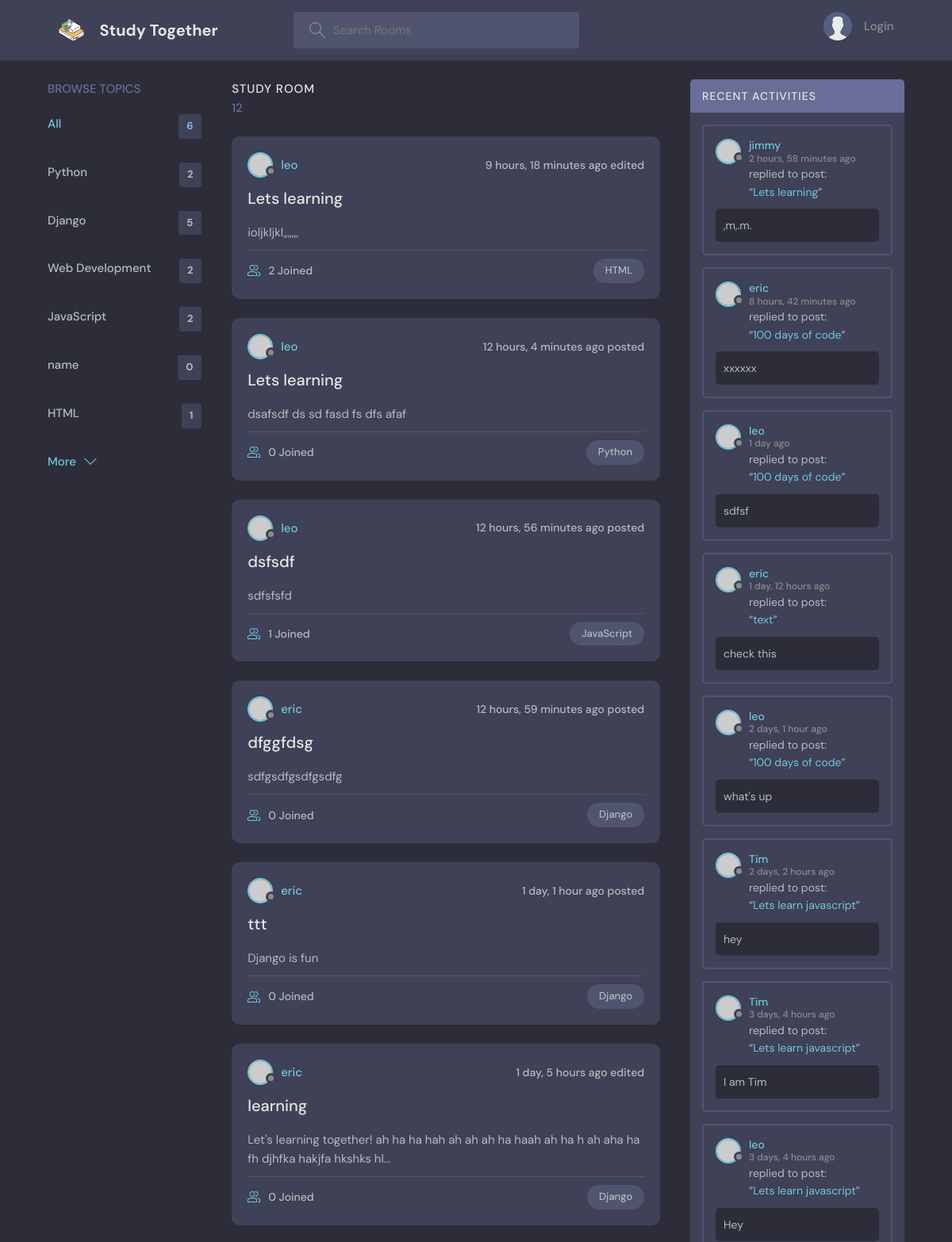
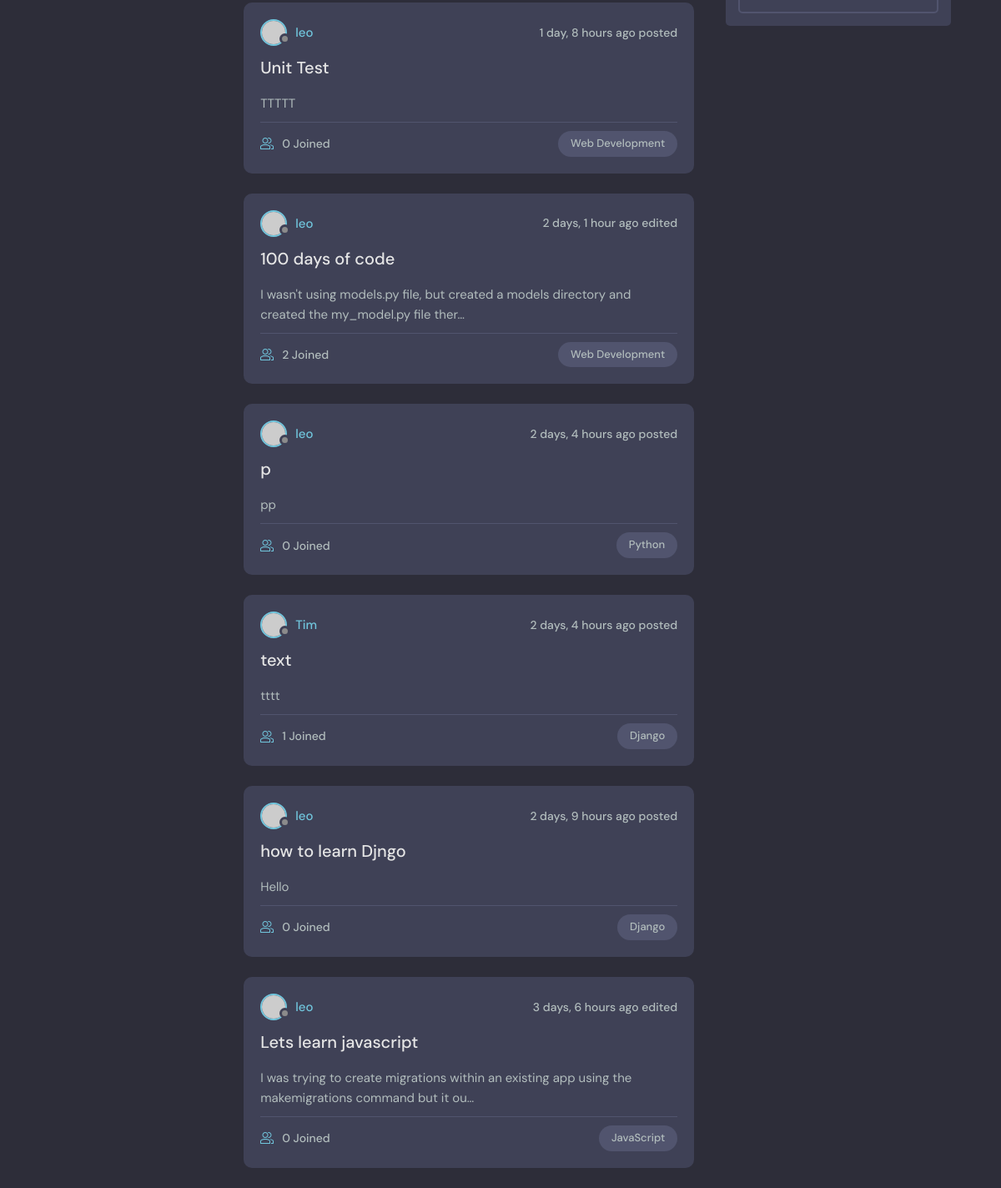
The page / on the database its author committed (2 pictures, top to bottom).
### base/models.py (models this page shows)
class Topic(models.Model):
    name = models.CharField(max_length=200)
    def __str__(self):
        return self.name

class Room(models.Model):
    host = models.ForeignKey(User, on_delete=models.SET_NULL, null=True)
    topic = models.ForeignKey(Topic, on_delete=models.SET_NULL, null=True)
    name = models.CharField(max_length = 200)
    description = models.TextField(null = True, blank = True)
    participants = models.ManyToManyField(User, related_name='participants', blank=True)
    updated = models.DateTimeField(auto_now = True)
    created = models.DateTimeField(auto_now_add = True)
    class Meta:
        ordering = ['-updated', '-created']
    def __str__(self):
        return self.name

class Message(models.Model):
    user = models.ForeignKey(User, on_delete=models.CASCADE)
    room = models.ForeignKey(Room, on_delete=models.CASCADE)
    body = models.TextField()
    updated = models.DateTimeField(auto_now = True)
    created = models.DateTimeField(auto_now_add = True)
    class Meta:
        ordering = ['-updated', '-created']
    def __str__(self):
        return self.body[0:50]

### base/views.py (the view)
# urls.py: path("",views.home, name="home"),
def home(request):
    if request.GET.get('q') != None:
        q = request.GET.get('q')
    else:
        q=''
    rooms = Room.objects.filter(Q(topic__name__icontains=q) |
                                Q(name__icontains=q) |
                                Q(description__icontains=q)
                                )
    room_count = rooms.count()
    topics = Topic.objects.all()
    room_messages = Message.objects.filter(Q(room__topic__name__icontains=q))
    context= {'rooms':rooms,
              'topics':topics,
              'room_count':room_count,
              'room_messages':room_messages}
    return render(request,'base/home.html', context)

### base/templates/base/home.html (shortened to what this page needs)
{% extends 'main.html' %}
{% block content %}
<main class="layout layout--3">
  <div class="container">
    {% include 'base/topics_component.html' %}
    <div class="roomList">
      <div class="roomList__header">
        <div>
          <h2>Study Room</h2>
          <p>{{room_count}}</p>
        </div>
      </div>
      {% include 'base/feed.component.html' %}
    </div>
    {% include 'base/activity_component.html' %}
  </div>
</main>
{% endblock content %}

### base/templates/base/topics_component.html
<div class="topics">
    <div class="topics__header">
      <h2>Browse Topics</h2>
    </div>
    <ul class="topics__list">
        <li>
            <a href="{% url 'home' %}" class="active">All<span>{{topics.count}}</span></a>
        </li>
        {% for topic in topics%}
        <li>
            <a href="{% url 'home' %}?q={{topic.name}}">{{topic.name}}<span>{{topic.room_set.all.count}}</span></a>
        </li>
        {%endfor%}
    </ul>
    <a class="btn btn--link" href="topics.html">
      More
      <svg version="1.1" xmlns="http://www.w3.org/2000/svg" width="32" height="32" viewBox="0 0 32 32">
        <title>chevron-down</title>
        <path d="M16 21l-13-13h-3l16 16 16-16h-3l-13 13z"></path>
      </svg>
    </a>
  </div>

### base/templates/base/feed.component.html (shortened to what this page needs)
{% for room in rooms %}
<div class="roomListRoom">
    <div class="roomListRoom__header">
      <a href="{% url 'user-profile' room.host.id %}" class="roomListRoom__author">
        <div class="avatar avatar--small">
          <img src="https://randomuser.me/api/portraits/women/11.jpg" />
        </div>
        <span>{{room.host}}</span>
      </a>
      <div class="roomListRoom__actions">
        <span>
          {% if room.updated > room.created %}
          {{room.updated| timesince}} ago edited
          {% else %}
          {{room.created| timesince}} ago posted
          {% endif %}
        </span>
      </div>
    </div>
    <div class="roomListRoom__content">
      <a href="{% url 'room' room.id %}">{{room.name}}</a>
      <p>{{room.description| truncatechars:100}}</p>
    </div>
    <div class="roomListRoom__meta">
      <a href="{% url 'room' room.id %}" class="roomListRoom__joined">
        {{room.participants.all.count}} Joined
      </a>
      <p class="roomListRoom__topic">{{room.topic}}</p>
    </div>
</div>
{%endfor%}

### base/templates/base/activity_component.html (shortened to what this page needs)
<div class="activities">
    <div class="activities__header">
      <h2>Recent Activities</h2>
    </div>
    {% for message in room_messages%}
    <div class="activities__box">
      <div class="activities__boxHeader roomListRoom__header">
        <a href="{% url 'user-profile' message.user.id%}" class="roomListRoom__author">
          <div class="avatar avatar--small">
            <img src="https://randomuser.me/api/portraits/women/11.jpg" />
          </div>
          <p>
            {{message.user}}
            <span>{{message.created| timesince}} ago</span>
          </p>
        </a>
      </div>
      <div class="activities__boxContent">
        <p>replied to post:<br>“<a href="{% url 'room' message.room.id %}">{{message.room}}</a>”</p>
        <div class="activities__boxRoomContent">
            {{message}}
        </div>
      </div>
    </div>
    {% endfor %}
  </div>

### rows shown on the page
Topic: name "Python", room_set.all.count "2"
Topic: name "Django", room_set.all.count "5"
Topic: name "Web Development", room_set.all.count "2"
Topic: name "JavaScript", room_set.all.count "2"
Topic: name "name", room_set.all.count "0"
Topic: name "HTML", room_set.all.count "1"
Room: host "leo", updated "9 hours, 18 minutes", name "Lets learning", description "ioljkljkl,,,,,,,", participants.all.count "2", topic "HTML"
Room: host "leo", created "12 hours, 4 minutes", name "Lets learning", description "dsafsdf ds sd fasd fs dfs afaf", participants.all.count "0", topic "Python"
Room: host "leo", created "12 hours, 56 minutes", name "dsfsdf", description "sdfsfsfd", participants.all.count "1", topic "JavaScript"
Room: host "eric", created "12 hours, 59 minutes", name "dfggfdsg", description "sdfgsdfgsdfgsdfg", participants.all.count "0", topic "Django"
Room: host "eric", created "1 day, 1 hour", name "ttt", description "Django is fun", participants.all.count "0", topic "Django"
Room: host "eric", updated "1 day, 5 hours", name "learning", description "Let's learning together! ah ha ha hah ah ah ah ha haah ah ha h ah aha ha fh djhfka hakjfa hkshks hl…", participants.all.count "0", topic "Django"
Room: host "leo", created "1 day, 8 hours", name "Unit Test", description "TTTTT", participants.all.count "0", topic "Web Development"
Room: host "leo", updated "2 days, 1 hour", name "100 days of code", description "I wasn't using models.py file, but created a models directory and created the my_model.py file ther…", participants.all.count "2", topic "Web Development"
Room: host "leo", created "2 days, 4 hours", name "p", description "pp", participants.all.count "0", topic "Python"
Room: host "Tim", created "2 days, 4 hours", name "text", description "tttt", participants.all.count "1", topic "Django"
Room: host "leo", created "2 days, 9 hours", name "how to learn Djngo", description "Hello", participants.all.count "0", topic "Django"
Room: host "leo", updated "3 days, 6 hours", name "Lets learn javascript", description "I was trying to create migrations within an existing app using the makemigrations command but it ou…", participants.all.count "0", topic "JavaScript"
Message: user "jimmy", created "2 hours, 58 minutes", room "Lets learning", body ",m,.m."
Message: user "eric", created "8 hours, 42 minutes", room "100 days of code", body "xxxxxx"
Message: user "leo", created "1 day", room "100 days of code", body "sdfsf"
Message: user "eric", created "1 day, 12 hours", room "text", body "check this"
Message: user "leo", created "2 days, 1 hour", room "100 days of code", body "what's up"
Message: user "Tim", created "2 days, 2 hours", room "Lets learn javascript", body "hey"
Message: user "Tim", created "3 days, 4 hours", room "Lets learn javascript", body "I am Tim"
Message: user "leo", created "3 days, 4 hours", room "Lets learn javascript", body "Hey"

### other values the page prints
{{ topics.count }} "6"
{{ room_count }} "12"
